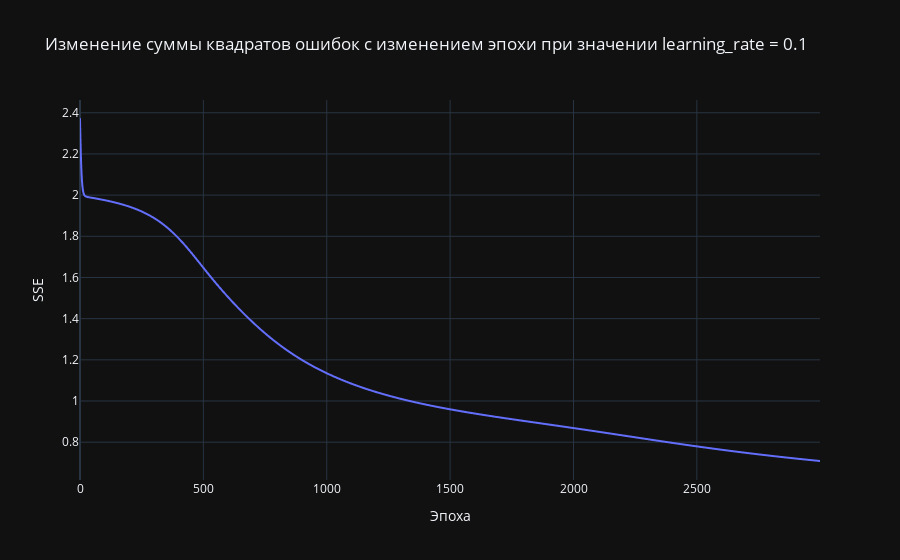

Notebook source saved alongside this figure:
### Code cell
inp_nod = 3
hid_nod = 2
out_nod = 1

X = np.array([
    np.array([0,0,0]),
    np.array([0,0,1]),
    np.array([0,1,1]),
    np.array([1,1,1]),
    np.array([1,0,0]),
    np.array([1,1,0]),
    np.array([0,1,0]),
    np.array([1,0,1]),
])
Y = np.array([[1],[0],[0],[1],[1],[0],[1],[0]])
epochs = 1000
model = NeuralNetwork(input_nodes=inp_nod,hidden_nodes=hid_nod,output_nodes=out_nod)
probka,SQE = model.train(X=X,y=Y,epochs=epochs)
dp = pd.DataFrame({"x":list(range(len(SQE))),"y":map(np.float64,SQE)})
min_sqe = min(dp["y"])
fig = plx.line(data_frame=dp,
               x="x",y="y",
               title="Изменение суммы квадратов ошибок с изменением эпохи при значении learning_rate = 0.1",
               labels={"x":"Эпоха","y":"SSE"})

fig.show()

### Figure 1 — Plotly figure (JSON) as saved in the notebook; plotly's stock layout.template omitted (floating-point values rounded to 4 significant figures; data arrays with more than 128 entries replaced by an {"elided": "..."} marker saying what was removed)
{"data": [{"hovertemplate": "Эпоха=%{x}<br>SSE=%{y}<extra></extra>", "legendgroup": "", "line": {"color": "#636efa", "dash": "solid"}, "marker": {"symbol": "circle"}, "mode": "lines", "name": "", "showlegend": false, "x": {"elided": "3000 int values"}, "xaxis": "x", "y": {"elided": "3000 float values"}, "yaxis": "y", "type": "scattergl"}], "layout": {"xaxis": {"anchor": "y", "domain": [0.0, 1.0], "title": {"text": "Эпоха"}}, "yaxis": {"anchor": "x", "domain": [0.0, 1.0], "title": {"text": "SSE"}}, "legend": {"tracegroupgap": 0}, "title": {"text": "Изменение суммы квадратов ошибок с изменением эпохи при значении learning_rate = 0.1"}}}
